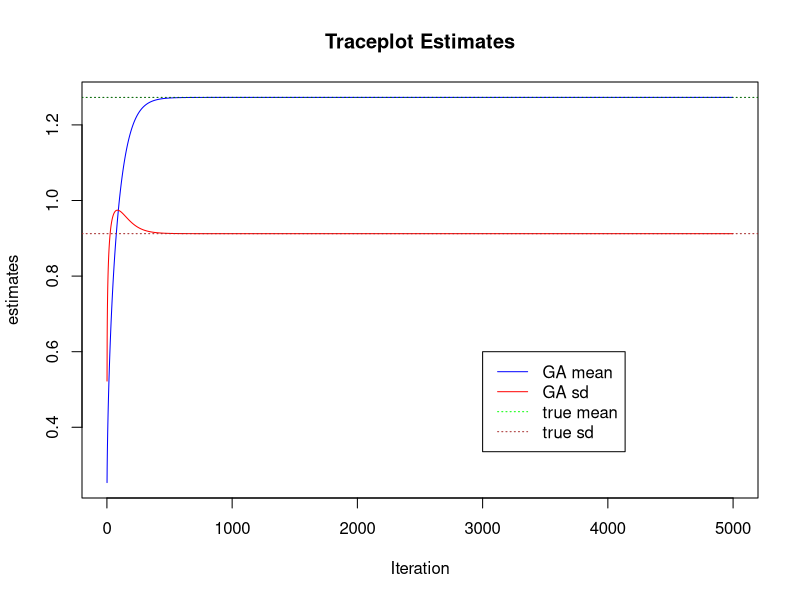
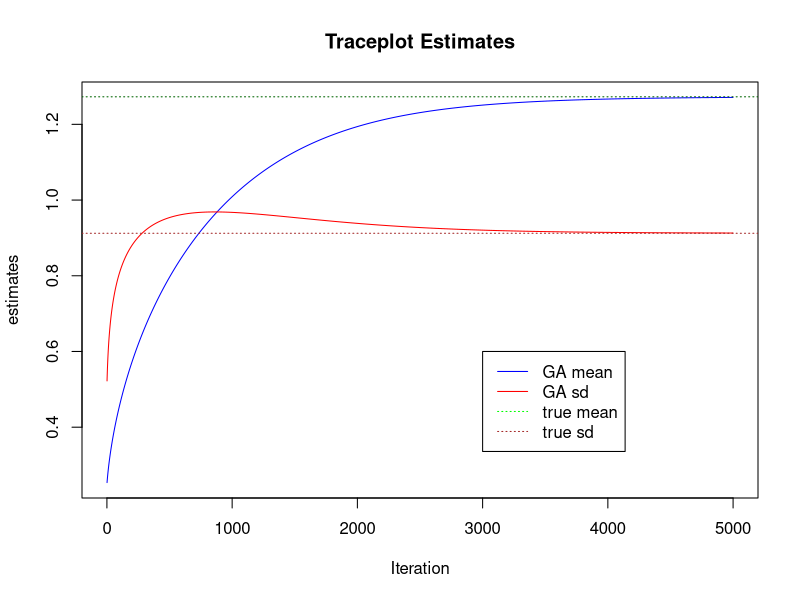
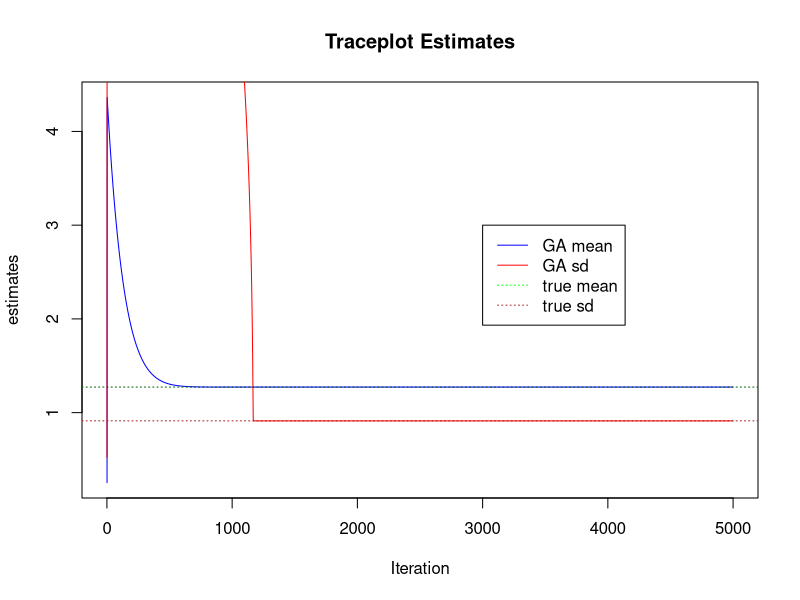

Here is the R script that generated these plots, in order:
## ---- chunk 1
GA <- function(x, maxit = 5000, Lrate = 0.0001){
  n <- length(x) #number of observations
  m = runif(1)   #initial value for the mean
  s = runif(1)   #initial value for the variance
  
  LLL <- log(prod(dnorm(m,s,x))) #the loglikelihood of finding our values given our mean and sd
  iter <- 1      #set counter for iterations
  
  df <- matrix(NA, nrow = maxit, ncol = 5) #df so that we can save important values
  colnames(df) <- c('m', 's', 'LLL', 'Dm', 'Ds')
  
  while(iter < maxit){

    Dm <- sum(x-m)/s^2 #if you plug in perfect values, it becomes zero.
    Ds <- ((-n+1) + sum((x-m)^2)/s^2)/(2*s^2) #idem
    df[iter,] <- c(m, s, LLL, Dm, Ds) #append to dataframe
    
    #actual algorithm is very simple, we just add a penalized estimate to our previous estimate
    m <- m + Lrate * Dm #update mean
    s <- s + Lrate*Ds   #update standard deviation
    LLL <- log(prod(dnorm(m,s,x))) #update LLL

    iter <- iter + 1 #add 1 to iter, unless it will run indefinitely
  }
  return(df[1:(maxit-1),]) #return df
}
## ---- chunk 2
X <- c(0, 1.5, 0.2, 2, 2.3, 0.1, 0.4, 1.7, 1.5, 2.1, 2.2)
mean(X)
sd(X)
## ---- chunk 3
set.seed(6164900) #set a seed, cause our initial values for mu and sigma are randomly generated
estimates <- GA(X, maxit = 5000, Lrate = 0.001)
mean(estimates[,1])
mean(estimates[,2])
## ---- chunk 4
plot(estimates[,1], col = 'blue', type = 'l', xlab = "Iteration", ylab = 'estimates', main = 'Traceplot Estimates')
lines(estimates[,2], col = 'red', type = 'l')
abline(h = mean(X), lty = 3, col = 'darkgreen')
abline(h = sd(X), lty = 3, col = 'brown')
legend(3000, 0.6, legend=c("GA mean", "GA sd", "true mean", "true sd" ),
       col=c("blue", "red", "green", "brown"), lty=c(1,1,3,3), cex=1)

## ---- chunk 5
set.seed(6164900) #set a seed, cause our initial values for mu and sigma are randomly generated
estimates2 <- GA(X, maxit = 5000, Lrate = 0.0001)
## ---- chunk 6
plot(estimates2[,1], col = 'blue', type = 'l', xlab = "Iteration", ylab = 'estimates', main = 'Traceplot Estimates')
lines(estimates2[,2], col = 'red', type = 'l')
abline(h = mean(X), lty = 3, col = 'darkgreen')
abline(h = sd(X), lty = 3, col = 'brown')
legend(3000, 0.6, legend=c("GA mean", "GA sd", "true mean", "true sd" ),
       col=c("blue", "red", "green", "brown"), lty=c(1,1,3,3), cex=1)

## ---- chunk 7
set.seed(6164900) #set a seed, cause our initial values for mu and sigma are randomly generated
estimates3 <- GA(X, maxit = 5000, Lrate = 0.1)
## ---- chunk 8
plot(estimates3[,1], col = 'blue', type = 'l', xlab = "Iteration", ylab = 'estimates', main = 'Traceplot Estimates')
lines(estimates3[,2], col = 'red', type = 'l')
abline(h = mean(X), lty = 3, col = 'darkgreen')
abline(h = sd(X), lty = 3, col = 'brown')
legend(3000, 3, legend=c("GA mean", "GA sd", "true mean", "true sd" ),
       col=c("blue", "red", "green", "brown"), lty=c(1,1,3,3), cex=1)

## ---- chunk 9
estimates[which(abs(estimates[,3]) == min(abs(estimates[,3]))),] #but this I do not get yet
